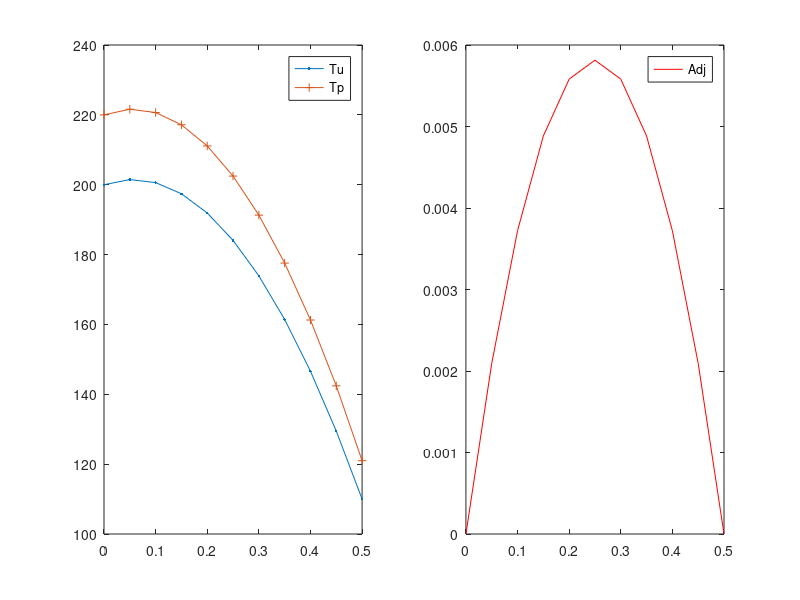

This figure's MATLAB source:
function hc_ss_x_CG
% Solves the heat conduction equation in 1-D x-geometry using CFEM
% without T gap.
% An arbitrary number of material zones can be used but the analytical
% solution assumes 3 zones are used. The conductivities and the volumetric
% sources can be spatially dependent.

% clear the console screen
clc; close all;

% load the data and numerical parameters
pert_k    = 1e-1 *0;
pert_s    = 1e-1 *1;
pert_bc_L = 1e-1 *1;
pert_bc_R = 1e-1 *1;
[dat,npar] = load_simulation_data(pert_k,pert_s,pert_bc_L,pert_bc_R);

% type of data used to run the simulation
npar.pert_status = 'perturbed';

% assemble the matrix and the rhs
npar.adjoint=false;
npar.pert_status = 'unperturbed';
[Au,qu,Tdiru]=assemble_system(npar,dat);
npar.pert_status = 'perturbed';
[Ap,qp,Tdirp]=assemble_system(npar,dat);
% solve forward system
Tu=Au\qu;
Tp=Ap\qp;

% assemble the matrix and the rhs
npar.adjoint=true; 
npar.pert_status = 'unperturbed';
[Aa,r,r_functional_u]=assemble_system(npar,dat);
% solve forward system
phi=Aa\r;

J_for_unpert = Tu'*r   +dot(r_functional_u,Tdiru)
J_adj_unpert = phi'*qu +dot(r_functional_u,Tdiru)
% check
dx=diff(npar.xf);
JJJJUUUU = dot( (Tu(1:end-1)+Tu(2:end))/2 , dx )/sum(dx)
JJJJPPPP = dot( (Tp(1:end-1)+Tp(2:end))/2 , dx )/sum(dx)

dT = Tp-Tu;
dq = qp-qu;
dA = Ap-Au;

J_for_pert   = Tp'*r  +dot(r_functional_u,Tdirp)
dJ_for = dT'*r        +dot(r_functional_u,Tdirp-Tdiru)
PPPP_UUUU=JJJJPPPP-JJJJUUUU

dJ_adj = phi'*(dq - dA*Tu)  +dot(r_functional_u,Tdirp-Tdiru)
dJ_adj_exact = phi'*(dq-dA*Tu-dA*dT) +dot(r_functional_u,Tdirp-Tdiru)

% (Tp,Aa.phi) = (Tp,r) = (Ap^{-1}qp,r) = (qp,Ap^{-T}r)
% plot solution
figure(1)
subplot(1,2,1)
plot(npar.xf,Tu,'.-',npar.xf,Tp,'+-');
legend(['Tu';'Tp']);
subplot(1,2,2)
plot(npar.xf,phi,'r-');
legend(['Adj']);

return
end

%%%%%%%%%%%%%%%%%%%%%%%%%%%%%%%%%%%%%

function [A,rhs, out]=assemble_system(npar,dat)

% assemble the matrix, the rhs, apply BC

% shortcuts
porder= npar.porder;
gn    = npar.gn;
nel   = npar.nel;
% ideally, we would analyze the connectivity to determine nnz
nnz=(porder+3)*nel; %this is an upperbound, not exact
% n: linear system size
n=nel*porder+1;
% allocate memory
A=spalloc(n,n,nnz);
rhs=zeros(n,1);

% compute local matrices
% load Gauss Legendre quadrature (GLQ is exact on polynomials of degree up to 2n-1,
% while using only integrand evaluations (n-point quadrature).
% estimate the max poly order (it comes from the mass matrix  when coef. are
% piecewise constant and the material mesh matches the computational mesh
poly_max=2*porder;
[xq,wq] = GLNodeWt(porder+1);
% initialize local matrices/vectors
m=zeros(porder+1,porder+1);
k=m;
f=zeros(porder+1,1);
% store shapeset
[b,dbdx] =feshpln(xq,porder);

% definition of the weak form:
% int_domain (grad u D grad b) - int_bd_domain (b D grad u n) ...
%      = int_domain (b rhs)

% switch between forward and adjoint calculations
if npar.adjoint
    src = dat.asrc;
    bc  = dat.bc_adj;
    kond = dat.k;
else
    bc  = dat.bc_for;
    % what kind of material properties to use
    switch npar.pert_status
        case 'unperturbed'
            kond = dat.k;
            src = dat.fsrc;
        case 'perturbed'
            for i=1:length(dat.k)
                kond{i} = @(x) dat.k{i}(x)    + dat.dk{i}(x);
                src{i}  = @(x) dat.fsrc{i}(x) + dat.dfsrc{i}(x);
            end
            bc.left.C = bc.left.C + bc.left.dC;
            bc.rite.C = bc.rite.C + bc.rite.dC;
        case 'delta'
            kond = dat.dk;
            src = dat.dfsrc;
            bc.left.C =  bc.left.dC;
            bc.rite.C =  bc.rite.dC;
    end
end

% loop over elements
for iel=1:npar.nel
    % element extremities
    x0=npar.x(iel);
    x1=npar.x(iel+1);
    % jacobian of the transformation to the ref. element
    Jac=(x1-x0)/2;
    % get x values in the interval
    x=(x1+x0)/2+xq*(x1-x0)/2;
    my_zone=npar.iel2zon(iel);
    d=kond{my_zone}(x);
    q=src{my_zone}(x);
    % compute local matrices + load vector
    for i=1:porder+1
        for j=1:porder+1
            k(i,j)= dot(d.*wq.*dbdx(:,i) , dbdx(:,j));
        end
        f(i)= dot(q.*wq, b(:,i));
    end
    % assemble
    A(gn(iel,:),gn(iel,:)) = A(gn(iel,:),gn(iel,:)) + k/Jac;
    rhs(gn(iel,:)) = rhs(gn(iel,:)) + f*Jac;
end

% apply natural BC
Dirichlet_nodes=[];
Dirichlet_val=[];
r_functional=[];
switch bc.left.type
    case 0 % Neumann, int_bd_domain (b D grad u n) is on the RHS
        rhs(1)=rhs(1)+bc.left.C;
    case 1 % Robin
        A(1,1)=A(1,1)+dat.hcv;
        rhs(1)=rhs(1)+dat.hcv*bc.left.C;
    case 2 % Dirichlet
        Dirichlet_nodes=[Dirichlet_nodes 1];
        Dirichlet_val=[Dirichlet_val bc.left.C];
        r_functional=[r_functional rhs(1)];
end
switch bc.rite.type
    case 0 % Neumann, int_bd_domain (b D grad u n) is on the RHS
        rhs(n)=rhs(n)+bc.rite.C;
    case 1 % Robin
        A(n,n)=A(n,n)+dat.hcv;
        rhs(n)=rhs(n)+dat.hcv*bc.rite.C;
    case 2 % Dirichlet
        Dirichlet_nodes=[Dirichlet_nodes n];
        Dirichlet_val=[Dirichlet_val bc.rite.C];
        r_functional=[r_functional rhs(n)];
end
% apply Dirichlet BC
for i=1:length(Dirichlet_nodes);% loop on the number of constraints
    id=Dirichlet_nodes(i);      % extract the dof of a constraint
    bcval=Dirichlet_val(i);
    rhs=rhs-bcval*A(:,id);  % modify the rhs using constrained value
    A(id,:)=0; % set all the id-th row to zero
    A(:,id)=0; % set all the id-th column to zero (symmetrize A)
    A(id,id)=1;            % set the id-th diagonal to unity
    rhs(id)=bcval;         % put the constrained value in the rhs
end
    
if npar.adjoint
    out=r_functional;
else
    out=Dirichlet_val;
end

return
end
%%%%%%%%%%%%%%%%%%%%%%%%%%%%%%%%%%%%%

function [shapefun,dhdx]=feshpln (xv,p)
% computes the finite element basis functions and their first derivatives
% for any order p
% here, we use Lagrangian FE functions

xd=linspace(-1,1,p+1);

shapefun=zeros(length(xv),p+1);
dhdx    =zeros(length(xv),p+1);

% shape function
for i=1:p+1
    num=1.;
    den=1.;
    for j=1:p+1
        if(j~=i)
            num=num.*(xv-xd(j));
            den=den.*(xd(i)-xd(j));
        end
    end
    shapefun(:,i)=num./den;
end

% derivative of the shape function
for i=1:p+1
    sum=0.;
    den=1.;
    for j=1:p+1
        if(j~=i)
            num=1;
            for k=1:p+1
                if((k~=i)&&(k~=j))
                    num=num.*(xv-xd(k));
                end
            end
            sum=sum+num;
            den=den.*(xd(i)-xd(j));
        end
    end
    dhdx(:,i)=sum./den;
end

return
end
%%%%%%%%%%%%%%%%%%%%%%%%%%%%%%%%%%%%%%

function [x,w] = GLNodeWt(n)
% GLNodeWt  Nodes and weights for Gauss-Legendre quadrature of arbitrary order
%           obtained by solving an eigenvalue problem
%
% Synopsis:  [x,w] = GLNodeWt(n)
%
% Input:     n = order of quadrature rule
%
% Output:    x = vector of nodes
%            w = vector of weights

%  Algorithm based on ideas from Golub and Welsch, and Gautschi.  For a
%  condensed presentation see H.R. Schwarz, Numerical Analysis: A
%  Comprehensive Introduction, 1989, Wiley.  Original MATLAB
%  implementation by H.W. Wilson and L.H. Turcotte, Advanced Mathematics
%  and Mechanics Applications Using MATLAB, 2nd ed., 1998, CRC Press

beta   = (1:n-1)./sqrt(4*(1:n-1).^2 - 1);
J      = diag(beta,-1) + diag(beta,1);    % eig(J) needs J in full storage
[V,D]  = eig(J);
[x,ix] = sort(diag(D));  %  nodes are eigenvalues, which are on diagonal of D
w      = 2*V(1,ix)'.^2;  %  V(1,ix)' is column vector of first row of sorted V

return
end
%%%%%%%%%%%%%%%%%%%%%%%%%%%%%%%%%%%%%

function [dat,npar]=load_simulation_data(pert_k,pert_s,pert_bc_L,pert_bc_R)

triga = false;
% load the data structure with info pertaining to the physical problem
if triga
    dat.k{1}=@k_zr; % W/m-K
    dat.k{2}=@k_fuel; % W/m-K
    dat.k{3}=@k_fuel; % W/m-K
    dat.k{4}=@k_clad; % W/m-K
    % forward calculation source
    dat.fsrc{1}=@zero_function; % W/m3
    dat.fsrc{2}=@esrc; % W/m3
    dat.fsrc{3}=@esrc; % W/m3
    dat.fsrc{4}=@zero_function; % W/m3
    % adjoint calculation source
    dat.asrc{1}=@response_function;
    dat.asrc{2}=@zero_function;
    dat.asrc{3}=@zero_function;
    dat.asrc{4}=@zero_function; % W/m3
else
    dat.k{1}=@(x) 2150/200*(1+0*x);
    dat.fsrc{1}=@(x) 10000*(1+0*x);
    dat.asrc{1}=@(x) 2*(1+0*x);
end
% create perturbations
for i=1:length(dat.k)
    dat.dk{i}    = @(x) pert_k*dat.k{i}(x);
    dat.dfsrc{i} = @(x) pert_s*dat.fsrc{i}(x);
end

% dimensions
if triga
    % dat.hcv = 1612.414; % W/m^2-C
    dat.hcv = 100; % W/m^2-C
    % dat.width = [0.003175 0.01 0.0174115 0.0179195]; % m
    dat.width = [1 3 4 7]; % m
    % mesh resolution per region
    nel_zone = [ 5 5 5 2];
else
    dat.hcv = 100;
    dat.width = 0.5;
    nel_zone = [ 10 ];
end
% forward bc
bc.left.type=2; %0=neumann, 1=robin, 2=dirichlet
bc.left.C=200; % (that data is C in: kdu/dn=C // u+k/hcv*du/dn =C // u=C)
if triga
    bc.rite.type=2;
    bc.rite.C=15;
else
    bc.rite.type=2;
    bc.rite.C=110;
end
dat.bc_for=bc;
% create perturbations
dat.bc_for.left.dC = pert_bc_L*dat.bc_for.left.C;
dat.bc_for.rite.dC = pert_bc_R*dat.bc_for.rite.C;
% adjoint bc
bc.left.C=0;
bc.rite.C=0;
dat.bc_adj=bc;
clear bc;

% load the numerical parameters, npar, structure pertaining to numerics
% number of elements
if length(dat.width)~=length(nel_zone)
    error('not the same number of zones in dat.width and nel_zone');
end
if length(dat.k)~=length(nel_zone)
    error('not the same number of zones in dat.k and nel_zone');
end
if length(dat.fsrc)~=length(nel_zone)
    error('not the same number of zones in dat.fsrc and nel_zone');
end
if length(dat.asrc)~=length(nel_zone)
    error('not the same number of zones in dat.asrc and nel_zone');
end
npar.nel = sum(nel_zone);

% domain
tmp_width = [ 0 dat.width];
x=[];
iel2zon=[];
for i_zone=1:length(nel_zone)
    x_zone = linspace(tmp_width(i_zone),tmp_width(i_zone+1),nel_zone(i_zone)+1);
    if isempty(x)
        x = x_zone;
        iel2zon=i_zone*ones(nel_zone(i_zone),1);
    else
        x = [x x_zone(2:end)];
        iel2zon =[ iel2zon; i_zone*ones(nel_zone(i_zone),1)];
    end
end
npar.x=x;
npar.iel2zon=iel2zon;

% polynomial degree
npar.porder=1;
% nbr of dofs per variable
npar.ndofs = npar.porder*npar.nel+1;

% connectivity
gn=zeros(npar.nel,npar.porder+1);
gn(1,:)=linspace(1,npar.porder+1,npar.porder+1);
for iel=2:npar.nel
    gn(iel,:)=[gn(iel-1,end) , gn(iel-1,2:end)+npar.porder ];
end
npar.gn=gn; clear gn;

% create x values for plotting FEM solution
npar.xf=zeros(npar.nel*npar.porder+1,1);
for iel=1:npar.nel
    ibeg = (iel-1)*npar.porder+1;
    iend = (iel  )*npar.porder+1;
    npar.xf(ibeg:iend)=linspace(npar.x(iel),npar.x(iel+1),npar.porder+1) ;
end

return
end
